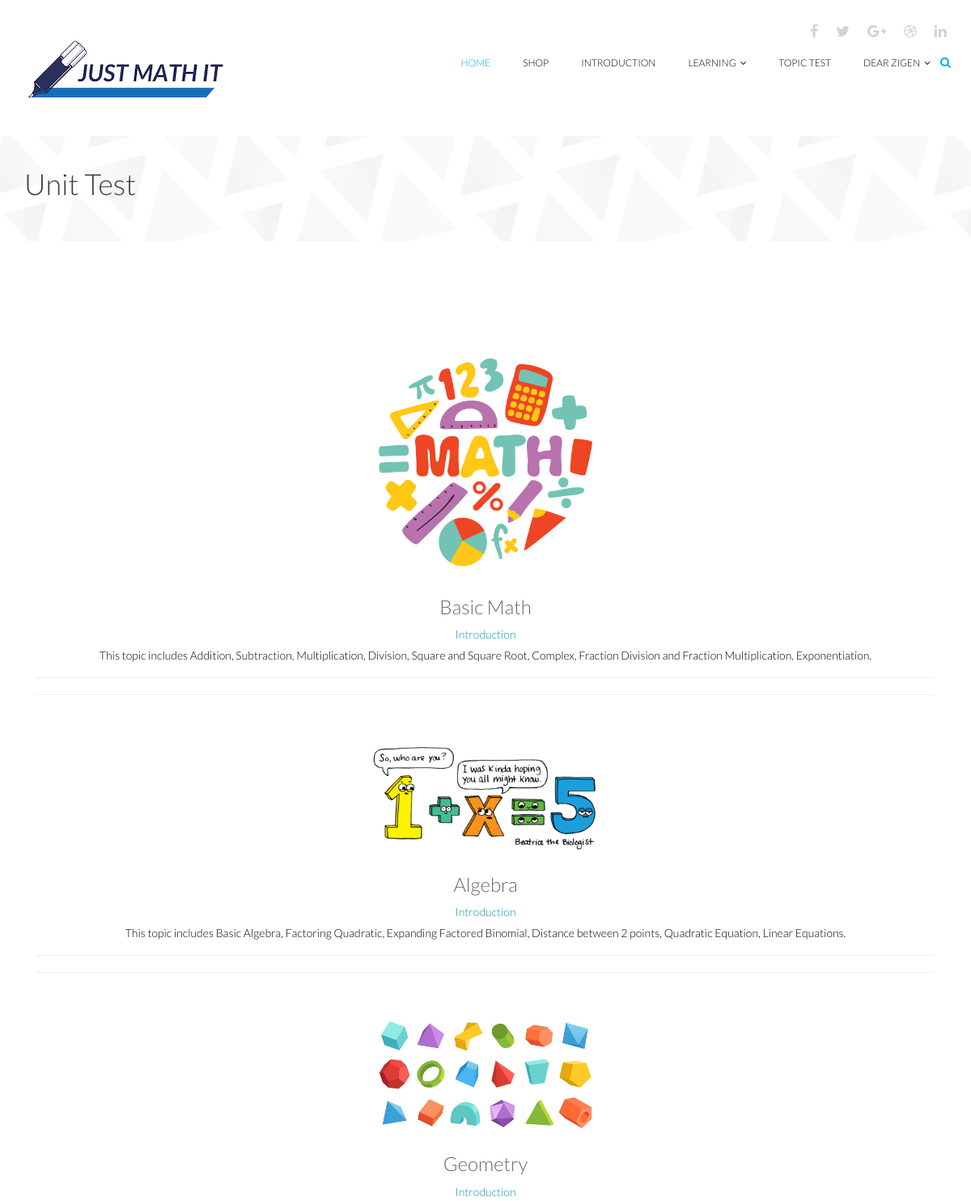
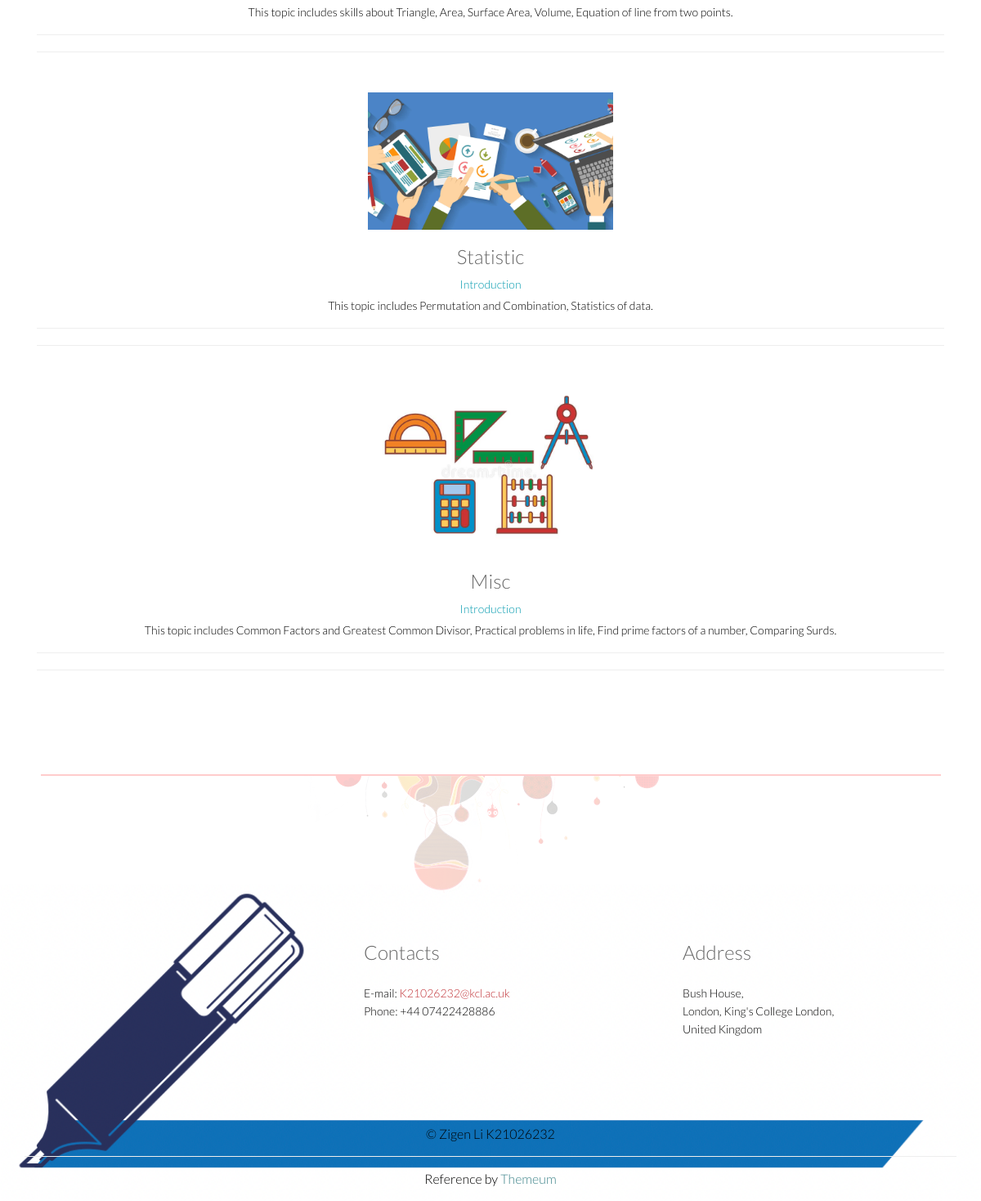
Screenshot of /topic_test_main/ (signed in) with the database file from the repository (2 pictures, top to bottom).
### models.py (models this page shows)
class Student(db.Model):
    id = db.Column(db.Integer, primary_key=True)
    teacher_id = db.Column(db.Integer, db.ForeignKey('teacher.id'))
    email = db.Column(db.String(128), index=True, unique=True)
    firstname = db.Column(db.String(128))
    lastname = db.Column(db.String(128))
    dob = db.Column(db.String(128))
    password = db.Column(db.String(128))
    gender = db.Column(db.String(128))
    phone = db.Column(db.String(128))
    address = db.Column(db.String(128))
    school = db.Column(db.String(128))
    personal_message = db.Column(db.String(128))
    profile_photo = db.Column(db.String(128))
    badge_name = db.Column(db.String(128))
    coins = db.Column(db.Integer(), default=20)
    time_capsule1 = db.Column(db.Integer(), default=2)
    time_capsule2 = db.Column(db.Integer(), default=2)

class Topics(db.Model):
    topic_id = db.Column(db.Integer, primary_key=True)
    topic_name = db.Column(db.String(128), index=True, unique=True)
    topic_introduction = db.Column(db.String(128), nullable=True)

### myproject.py (the view)
@app.route('/topic_test_main/')
def topic_test_main():
    topics = Topics.query.filter().all()
    name = session.get('NAME')
    email = session.get('EMAIL')
    if (name):
        session['NAME'] = name
        session['EMAIL'] = email
        student = Student.query.filter(Student.email == email).first()
        teacher = Teacher.query.filter(Teacher.email == email).first()
        if student:
            user = student
        if teacher:
            user = teacher
    else:
        flash("Please sign in first")
        return redirect(url_for('signin'))
    return render_template('topic_test_main.html', user=user, topics=topics)

### myproject.py (called while the page is built)
@app.after_request
def add_header(r):
    r.headers["Cache-Control"] = "no-cache, no-store, must-revalidate"
    r.headers["Pragma"] = "no-cache"
    r.headers["Expires"] = "0"
    r.headers['Cache-Control'] = 'public, max-age=0'
    return r

### templates/topic_test_main.html (shortened to what this page needs)
<!DOCTYPE html>
<html lang="en">
{% extends "base.html" %}
{% block mainContent %}
    <section id="page-breadcrumb">
        <div class="vertical-center sun">
             <div class="container">
                <div class="row">
                    <div class="action">
                        <div class="col-sm-12">
                            <h1 class="title">Unit Test
                            </h1>
                        </div>
                    </div>
                </div>
            </div>
        </div>
   </section>
    <section id="blog" class="padding-top">
        <div class="container">
            <div class="row">
                <div class="col-md-12 col-sm-12">
                    <div class="pagination_page">
                        <ul class="pagination">
                        {% for topic in topics %}
                             <div class="col-sm-12 col-md-12">
                                <div class="single-blog single-column">
                                    <div class="post-thumb">
                                        <a href="{{ url_for('topic_test', topic=topic.topic_name ) }}" onclick="loading()"><img src="../static/images/topics/{{ topic.topic_name }}.png" class="img-responsive" style="margin: auto; width: 300px"></a>
                                    </div>
                                    <div class="post-content overflow">
                                        <h2 class="post-title bold"><a href="{{ url_for('topic_test', topic=topic.topic_name ) }}" onclick="loading()">{{ topic.topic_name }}</a></h2>
                                        <h3 class="post-author"><a onclick="false">Introduction</a></h3>
                                        <p>{{ topic.topic_introduction }}</p>
                                        <div class="post-bottom overflow">
                                        </div>
                                    </div>
                                </div>
                            </div>
                        {% endfor %}
                        </ul>
                    </div>
                 </div>
            </div>
        </div>
    </section>
</html>
{% endblock %}

### templates/base.html (shortened to what this page needs)
<!DOCTYPE html>
<html lang="en">
<head>
    <link href="{{ url_for('static',filename='css/bootstrap.min.css') }}" rel="stylesheet">
    <link href="{{ url_for('static',filename='css/font-awesome.min.css') }}" rel="stylesheet">
    <link href="{{ url_for('static',filename='css/animate.min.css') }}" rel="stylesheet">
    <link href="{{ url_for('static',filename='css/lightbox.css') }}" rel="stylesheet">
	<link href="{{ url_for('static',filename='css/main.css') }}" rel="stylesheet">
	<link href="{{ url_for('static',filename='css/responsive.css') }}" rel="stylesheet">
    <link href="{{ url_for('static',filename='css/quiz.css') }}" rel="stylesheet">
    <link
  href="http://cdnjs.cloudflare.com/ajax/libs/font-awesome/4.3.0/css/font-awesome.css"
  rel="stylesheet"  type='text/css'>
</head>
<body>
<header id="header">
        <div class="container">
            <div class="row">
                <div class="col-sm-12 overflow">
                   <div class="social-icons pull-right">
                        <ul class="nav nav-pills">
                            <li><a href=""><i class="fa fa-facebook"></i></a></li>
                            <li><a href=""><i class="fa fa-twitter"></i></a></li>
                            <li><a href=""><i class="fa fa-google-plus"></i></a></li>
                            <li><a href=""><i class="fa fa-dribbble"></i></a></li>
                            <li><a href=""><i class="fa fa-linkedin"></i></a></li>
                        </ul>
                    </div>
                </div>
             </div>
        </div>
        <div class="navbar navbar-inverse" role="banner">
            <div class="container">
                <div class="navbar-header">
                    <a class="navbar-brand" href="{{ url_for('index') }}">
                        <h1><img src="{{ url_for("static",filename="images/logo.png") }}" alt="logo"></h1>
                    </a>
                </div>
                <div class="collapse navbar-collapse">
                    <ul class="nav navbar-nav navbar-right">
                        <li class="active"><a href="{{ url_for("index") }}">Home</a></li>
                        <li ><a href="{{ url_for("shop") }}">Shop</a></li>
                        <li ><a href="{{ url_for("introduction") }}">Introduction</a></li>
                        <li class="dropdown"><a href="#">Learning<i class="fa fa-angle-down"></i></a>
                        </li>
                        <li ><a href="{{ url_for("topic_test_main") }}">Topic Test</a></li>
                        {% if user %}
                        <li class="dropdown"><a href="{{ url_for("index") }}">Dear {{ user.firstname }}<i class="fa fa-angle-down"></i></a>
                        </li>
                        {% else %}
                        <li class="dropdown"><a href="">Sign Up/Sign In<i class="fa fa-angle-down"></i></a>
                        {% endif %}
                    </ul>
                </div>
                <div class="search">
                    <form role="form">
                        <i class="fa fa-search"></i>
                    </form>
                </div>
            </div>
        </div>
    </header>
    {% block mainContent %}{% endblock %}
    <footer id="footer">
        <div class="container">
            <div class="row">
                <div class="col-sm-12 text-center bottom-separator">
                    <img src="{{ url_for('static',filename='images/home/under.png') }}" class="img-responsive inline" alt="">
                </div>
                <div class="col-md-4 col-sm-6">
                </div>
                <div class="col-md-4 col-sm-6">
                    <div class="contact-info bottom">
                        <h2>Contacts</h2>
                        <address>
                        E-mail: <a href="mailto:someone@example.com">K21026232@kcl.ac.uk</a> <br>
                        Phone: +44 07422428886 <br>
                        </address>
                    </div>
                </div>
                <div class="col-md-4 col-sm-6">
                    <div class="contact-info bottom">
                <h2>Address</h2>
                        <address>
                        Bush House, <br>
                        London, King's College London, <br>
                        United Kingdom <br>
                        </address>
                    </div>
                </div>
                <div class="col-sm-12">
                    <div class="copyright-text text-center">
                        <p>&copy; Zigen Li K21026232 </p>
                        <hr>
                        <p>Reference by <a target="_blank" href="http://www.themeum.com">Themeum</a></p>
                    </div>
                </div>
            </div>
        </div>
    </footer>
</body>
</html>

### static/css/main.css (style rules this page uses)
body { background: #fff; font-family: 'Lato', sans-serif; font-weight: 300; font-size: 14px; line-height: 22px; color: #000; }
html { height: 100%; }
a { color:#C03035; }
a { -webkit-transition: 300ms; -moz-transition: 300ms; -o-transition: 300ms; transition: 300ms; }
ul { list-style: none; }
h1, h2, h3, h4, h5, h6 { font-family: 'Lato', sans-serif; font-weight: 300; }
h1 { color: #686868; }
h2 { font-size: 24px; color: #686868; }
h3 { font-size: 18px; }
.overflow { overflow: hidden; }
.inline { display: inline-block; }
.padding-top { padding-top: 90px; }
#header { margin-bottom: 0; padding: 30px 0 60px 0; }
#header .navbar-inverse .container { position: relative; }
.search { position: absolute; top: 20px; right: 0; z-index: 1; }
.search i { color: #00aeef; cursor: pointer; position: absolute; right: 10px; top: 2px; }
.social-icons ul li { padding: 0 10px; }
.social-icons ul li:last-child { padding-right: 0; }
.social-icons ul li a { font-size: 18px; color: #d3d3d3; padding: 0; }
#header .navbar { background: #fff; border: 0; margin-bottom: 0; }
#header .navbar-brand { padding: 0; margin-left: 0; }
#header .navbar-brand h1 { padding: 0; margin: 0; }
#header .navbar-nav.navbar-right >li a { color: #000; font-size: 12px; padding: 20px; text-transform: uppercase; font-weight: 300; }
#header .navbar-inverse .navbar-nav li.active > a, #header .navbar-inverse .navbar-nav li.active > a:focus, #header .navbar-nav.navbar-right li > a:hover, .navbar-inverse .navbar-nav > .open > a { background-color: inherit; border: 0; color: #00aeef; }
.fa-angle-down { padding-left: 5px; }
#footer { padding-bottom: 5px; background-image: url(../images/home/footer.png); background-repeat: repeat-x; background-position: bottom; background-size: contain; }
#footer .bottom-separator { margin-bottom: 60px; }
.bottom > h2 { margin-top: 0; margin-bottom: 26px; }
.contact-info.bottom { padding-left: 25px; }
.bottom > address { line-height: 22px; margin-bottom: 40px; }
.copyright-text { margin-top: 70px; color: black; font-size: 16px; padding-bottom: 15px; }
.copyright-text a { color: #3e848a }
.copyright-text p { margin-bottom: 0; }
.vertical-center { display: table-cell; vertical-align: middle; width: 100%; position: statice; }
.action h1 { margin-top: 0; }
.title { color: #404040; font-weight: 300; }
#action , #page-breadcrumb { position: relative; }
#page-breadcrumb { background-image: url(../images/home/study-bg.png); background-color: #fbfafa; background-repeat: repeat-x; height: 130px; background-position: center; display: table; position: static; width: 100%; }
.post-thumb { margin: -1px -1px 0; position: relative; overflow: hidden; }
.post-content { padding: 20px 0; }
.post-title { margin-top: 0; }
.post-title a, .comments-number a { color: #686868; }
.post-content .post-author { margin-top: 0; }
.post-content .post-author a { font-weight: 300; font-size: 14px; color: #0099AE; }
.post-bottom { border-top: 1px solid #eeeeee; padding-top: 10px; margin-top: 20px; margin: 20px -20px 0; padding: 20px 20px 0; }
.single-blog { padding-bottom: 30px; }
.single-blog .post-bottom { border-bottom: 1px solid #eeeeee; padding-top: 10px; padding-bottom: 10px; }
.pagination_page { text-align: center; padding-top: 10px; padding-bottom: 55px; }

### static/css/quiz.css (style rules this page uses)
body { line-height: 1.4rem; }

### rows the page displays
Student: firstname "ZIGEN"
Topics: topic_name (picture), topic_name "Basic Math", topic_introduction "This topic includes Addition, Subtraction, Multiplication, Division, Square and Square Root, Complex, Fraction Division and Fraction Multiplication, Exponentiation."
Topics: topic_name (picture), topic_name "Algebra", topic_introduction "This topic includes Basic Algebra, Factoring Quadratic, Expanding Factored Binomial, Distance between 2 points, Quadratic Equation, Linear Equations."
Topics: topic_name (picture), topic_name "Geometry", topic_introduction "This topic includes skills about Triangle, Area, Surface Area, Volume, Equation of line from two points."
Topics: topic_name (picture), topic_name "Statistic", topic_introduction "This topic includes Permutation and Combination, Statistics of data."
Topics: topic_name (picture), topic_name "Misc", topic_introduction "This topic includes Common Factors and Greatest Common Divisor, Practical problems in life, Find prime factors of a number, Comparing Surds."
